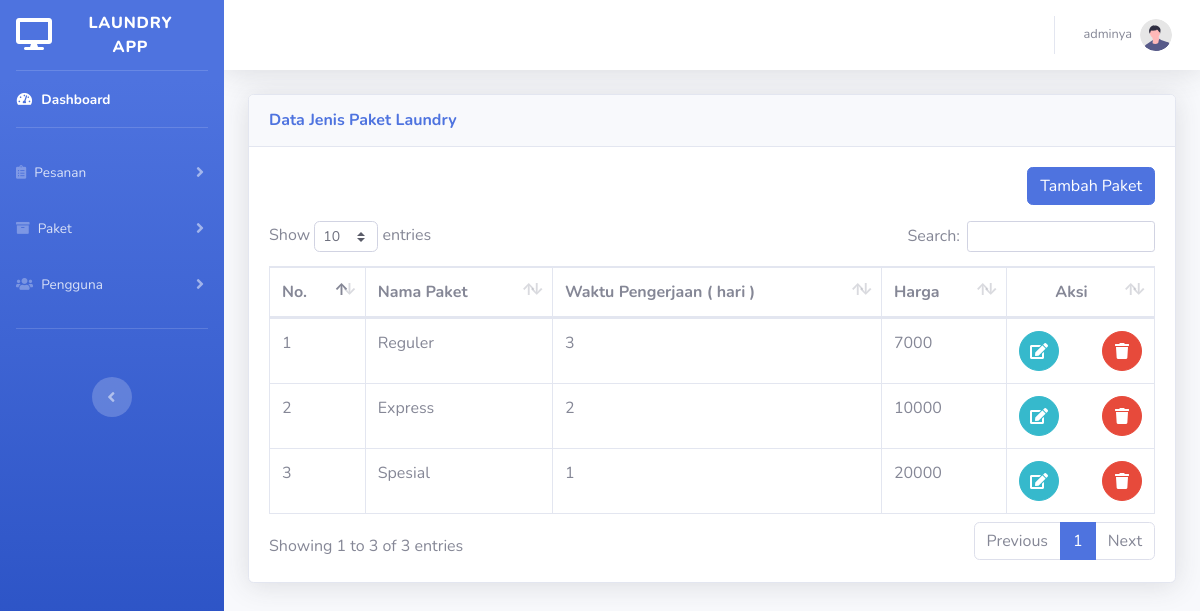
Page /view/admin/daftarPaket.php (signed in) on the committed database.
### tables this page shows
CREATE TABLE `tabel_paketharga` (
  `id` int(10) NOT NULL,
  `nama_paket` varchar(50) NOT NULL,
  `lama` int(10) NOT NULL,
  `harga` int(50) NOT NULL
);

### view/admin/daftarPaket.php (the view, shortened to what this page needs)
<?php
include '../../action/function.php';
if (isset($_SESSION['isLoginUser'])) {
    $user = $_SESSION['user'];
} else {
    $_SESSION['validLogin'] = false;
    $_SESSION['pesan'] = showAlert('danger', 'Harap Login Terlebih Dulu');
    header('location:../../action/auth/login.php');
}
?>
<!DOCTYPE html>
<html lang="en">
<head>
    <link href="../../assets/vendor/fontawesome-free/css/all.min.css" rel="stylesheet" type="text/css" />
    <link href="../../assets/css/sb-admin-2.min.css" rel="stylesheet" />
    <link rel="stylesheet" href="../../assets/vendor/datatables/dataTables.bootstrap4.min.css">
</head>
<body id="page-top">
    <div id="wrapper">
        <ul class="navbar-nav bg-gradient-primary sidebar sidebar-dark accordion" id="accordionSidebar">
            <a class="sidebar-brand d-flex align-items-center justify-content-center" href="index.php">
                <div class="sidebar-brand-icon ">
                    <i class="fas fa-desktop "></i>
                </div>
                <div class="sidebar-brand-text mx-3">Laundry App</div>
            </a>
            <hr class="sidebar-divider my-0" />
            <li class="nav-item active">
                <a class="nav-link" href="index.php">
                    <i class="fas fa-fw fa-tachometer-alt"></i>
                    <span>Dashboard</span></a>
            </li>
            <hr class="sidebar-divider" />
            <li class="nav-item">
                <a class="nav-link collapsed" href="#" data-toggle="collapse" data-target="#collapseTwo" aria-expanded="true" aria-controls="collapseTwo">
                    <i class="fas fa-clipboard-list"></i>
                    <span>Pesanan</span>
                </a>
            </li>
            <li class="nav-item">
                <a class="nav-link collapsed" href="#" data-toggle="collapse" data-target="#collapseUtilities" aria-expanded="true" aria-controls="collapseUtilities">
                    <i class="fas fa-archive"></i>
                    <span>Paket</span>
                </a>
            </li>
            <li class="nav-item">
                <a class="nav-link collapsed" href="#" data-toggle="collapse" data-target="#collapsePages" aria-expanded="true" aria-controls="collapsePages">
                    <i class="fas fa-users"></i>
                    <span>Pengguna</span>
                </a>
            </li>
            <hr class="sidebar-divider d-none d-md-block mt-3 mb-5" />
            <div class="text-center d-none d-md-inline">
                <button class="rounded-circle border-0" id="sidebarToggle"></button>
            </div>
        </ul>
        <div id="content-wrapper" class="d-flex flex-column">
            <div id="content">
                <nav class="navbar navbar-expand navbar-light bg-white topbar mb-4 static-top shadow">
                    <ul class="navbar-nav ml-auto">
                        <li class="nav-item dropdown no-arrow mx-1">
                            <a class="nav-link dropdown-toggle" href="#" id="alertsDropdown" role="button" data-toggle="dropdown" aria-haspopup="true" aria-expanded="false">
                            </a>
                        </li>
                        <li class="nav-item dropdown no-arrow mx-1">
                            <a class="nav-link dropdown-toggle" href="#" id="messagesDropdown" role="button" data-toggle="dropdown" aria-haspopup="true" aria-expanded="false">
                            </a>
                        </li>
                        <li class="nav-item dropdown no-arrow">
                            <a class="nav-link dropdown-toggle" href="" id="userDropdown" role="button" data-toggle="dropdown" aria-haspopup="true" aria-expanded="false">
                                <span class="mr-2 d-none d-lg-inline text-gray-600 small"><?= $user['nama'] ?></span>
                                <img class="img-profile rounded-circle" src="../../assets/img/undraw_profile.svg" />
                            </a>
                        </li>
                    </ul>
                </nav>
                <div class="container-fluid">
                    <div class="card shadow mb-4">
                        <div class="card-header py-3">
                            <h6 class="m-0 font-weight-bold text-primary">Data Jenis Paket Laundry</h6>
                        </div>
                        <div class="card-body">
                            <a href="tambahPaket.php" class="mb-3 btn  btn-primary float-right">Tambah Paket</a>
                            <div class="table-responsive">
                                <table class="table table-bordered" id="dataPaket" width="100%" cellspacing="0">
                                    <thead>
                                        <tr>
                                            <th>No.</th>
                                            <th>Nama Paket</th>
                                            <th>Waktu Pengerjaan ( hari )</th>
                                            <th>Harga</th>
                                            <th class="text-center">Aksi</th>
                                        </tr>
                                    </thead>
                                    <tbody>
                                        <?php
                                        $sql = 'select * from tabel_paketharga';
                                        $query = mysqli_query($conn, $sql);
                                        $data = mysqli_fetch_all($query, MYSQLI_ASSOC);
                                        $no = 1;
                                        foreach ($data as $row) :
                                        ?>
                                            <tr>
                                                <td><?= $no; ?></td>
                                                <td><?= $row['nama_paket'] ?></td>
                                                <td><?= $row['lama'] ?></td>
                                                <td><?= $row['harga'] ?></td>
                                                <td class="d-flex justify-content-between ">
                                                    <a href="../../view/admin/editPaket.php?id= <?= $row['id'] ?>" class=" btn btn-info btn-circle btn-md">
                                                        <i class="fas fa-edit"></i>
                                                    </a>
                                                    <a class="btn btn-danger btn-circle btn-md" href="#" data-toggle="modal" data-target="#deleteModal">
                                                        <i class="fas fa-trash"></i>
                                                    </a>
                                                </td>
                                            </tr>
                                        <?php
                                            $no++;
                                        endforeach;
                                        ?>
                                    </tbody>
                                </table>
                            </div>
                        </div>
                    </div>
                </div>
            </div>
</body>
</html>

### rows in the picture
tabel_paketharga: nama_paket "Reguler", lama "3", harga "7000"
tabel_paketharga: nama_paket "Express", lama "2", harga "10000"
tabel_paketharga: nama_paket "Spesial", lama "1", harga "20000"

### other values in the picture
$user['nama'] "adminya"
